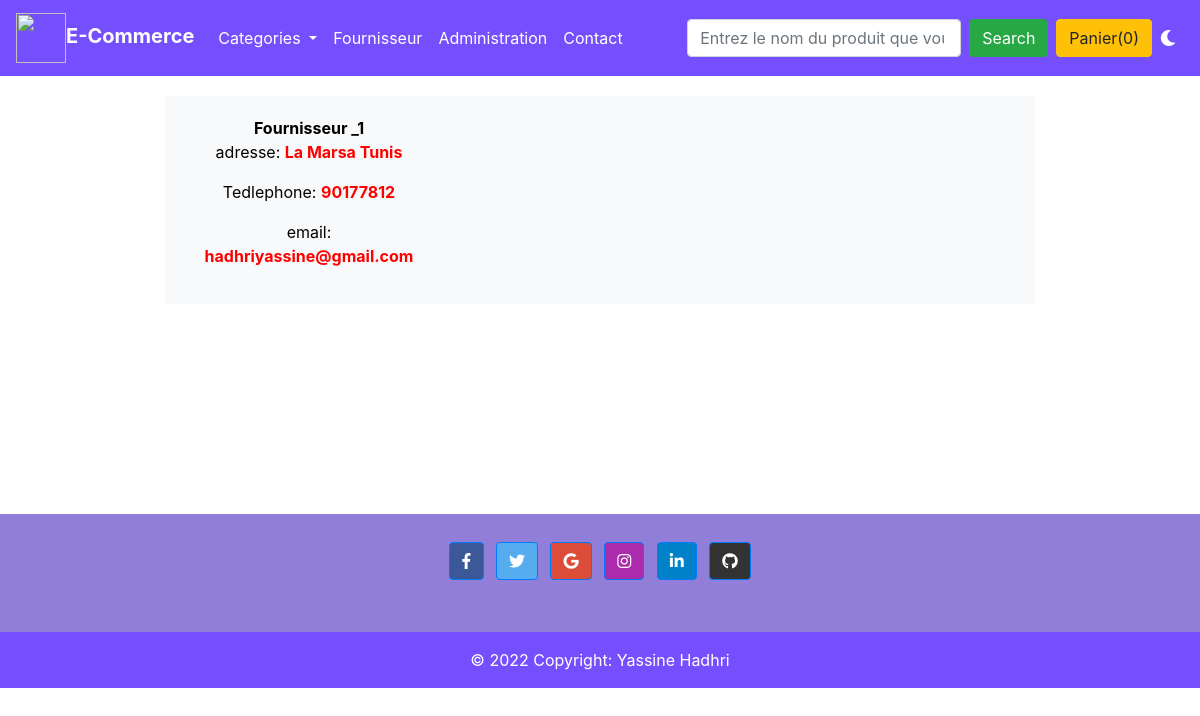
The page /magasin//ListF on the database its author committed.
### magasin/models.py (models this page shows, shortened)
class Fournisseur(models.Model):
    nom=models.CharField(max_length=255)
    adresse=models.TextField()
    email=models.EmailField()
    telephone=models.CharField(max_length=8)

### magasin/views.py (the view)
# urls.py: path('/ListF',views.indexF,name="ListeFourn"),
def indexF(request):
    template=loader.get_template('magasin/mesFournisseurs.html')
    fournisseurs=Fournisseur.objects.all()
    return HttpResponse(template.render( { 'fournisseurs':fournisseurs} ))

### magasin/templates/magasin/mesFournisseurs.html (shortened to what this page needs)
{% extends 'magasin/base.html' %}
{% block content %}
		<div id='fournisseurs' style="text-align: center;margin-right: 15%;margin-left: 15%;margin-top: 20px;">
			<div class="row  bg-light">
				{% for fourn in fournisseurs %}
				<div  id={{fourn.id}} style="text-align: center;  width: 18rem;">
					<div class="card-body">
						<strong><p class="card-text">{{fourn.nom}}</p></strong>
						<p >adresse: <b style="color: red;">{{fourn.adresse}} </b></p>
                        <p >Tedlephone: <b style="color: red;">{{fourn.telephone}} </b></p>
                        <p >email: <b style="color: red;">{{fourn.email}} </b></p>
					  </div>
				</div>
				{% endfor %}
			</div>
		</div>
    {% endblock %}

### magasin/templates/magasin/base.html (style rules this page uses)
body { background-color: white; color: black; }

### rows shown on the page
Fournisseur: nom "Fournisseur _1", adresse "La Marsa Tunis", telephone "90177812", email "hadhriyassine@gmail.com"
